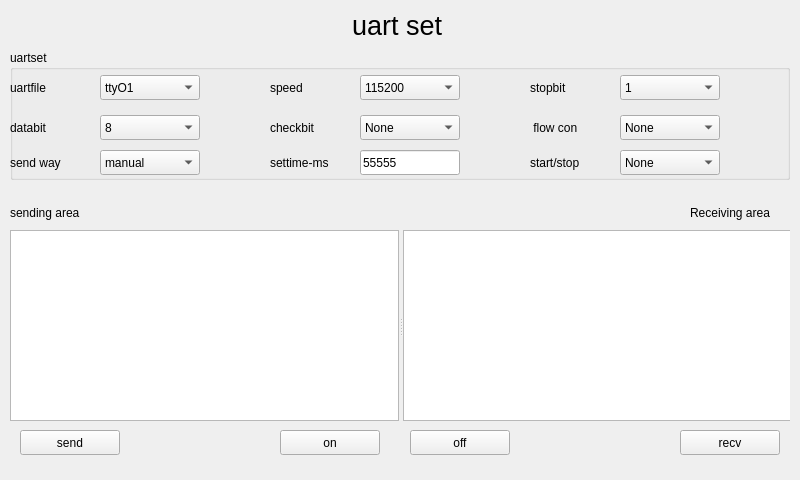
<?xml version="1.0" encoding="UTF-8"?>
<ui version="4.0">
 <class>uart</class>
 <widget class="QWidget" name="uart">
  <property name="geometry">
   <rect>
    <x>0</x>
    <y>0</y>
    <width>800</width>
    <height>480</height>
   </rect>
  </property>
  <property name="windowTitle">
   <string>uart</string>
  </property>
  <widget class="QLabel" name="label">
   <property name="geometry">
    <rect>
     <x>352</x>
     <y>9</y>
     <width>96</width>
     <height>32</height>
    </rect>
   </property>
   <property name="font">
    <font>
     <pointsize>20</pointsize>
    </font>
   </property>
   <property name="text">
    <string>uart set</string>
   </property>
  </widget>
  <widget class="QGroupBox" name="groupBox">
   <property name="geometry">
    <rect>
     <x>10</x>
     <y>50</y>
     <width>780</width>
     <height>130</height>
    </rect>
   </property>
   <property name="title">
    <string>uartset</string>
   </property>
   <widget class="QComboBox" name="uart_file">
    <property name="enabled">
     <bool>true</bool>
    </property>
    <property name="geometry">
     <rect>
      <x>90</x>
      <y>25</y>
      <width>100</width>
      <height>25</height>
     </rect>
    </property>
    <item>
     <property name="text">
      <string>ttyO1</string>
     </property>
    </item>
    <item>
     <property name="text">
      <string>ttyO2</string>
     </property>
    </item>
    <item>
     <property name="text">
      <string>ttyO3</string>
     </property>
    </item>
    <item>
     <property name="text">
      <string>ttyO4</string>
     </property>
    </item>
    <item>
     <property name="text">
      <string>ttyO5</string>
     </property>
    </item>
   </widget>
   <widget class="QComboBox" name="uart_speed">
    <property name="geometry">
     <rect>
      <x>350</x>
      <y>25</y>
      <width>100</width>
      <height>25</height>
     </rect>
    </property>
    <item>
     <property name="text">
      <string>115200</string>
     </property>
    </item>
    <item>
     <property name="text">
      <string>57600</string>
     </property>
    </item>
    <item>
     <property name="text">
      <string>38400</string>
     </property>
    </item>
    <item>
     <property name="text">
      <string>19200</string>
     </property>
    </item>
    <item>
     <property name="text">
      <string>9600</string>
     </property>
    </item>
   </widget>
   <widget class="QLabel" name="label_2">
    <property name="geometry">
     <rect>
      <x>0</x>
      <y>25</y>
      <width>80</width>
      <height>25</height>
     </rect>
    </property>
    <property name="text">
     <string>uartfile</string>
    </property>
   </widget>
   <widget class="QLabel" name="label_3">
    <property name="geometry">
     <rect>
      <x>260</x>
      <y>25</y>
      <width>80</width>
      <height>25</height>
     </rect>
    </property>
    <property name="text">
     <string>speed</string>
    </property>
   </widget>
   <widget class="QLabel" name="label_4">
    <property name="geometry">
     <rect>
      <x>520</x>
      <y>25</y>
      <width>80</width>
      <height>25</height>
     </rect>
    </property>
    <property name="text">
     <string>stopbit</string>
    </property>
   </widget>
   <widget class="QComboBox" name="uart_stopbit">
    <property name="geometry">
     <rect>
      <x>610</x>
      <y>25</y>
      <width>100</width>
      <height>25</height>
     </rect>
    </property>
    <item>
     <property name="text">
      <string>1</string>
     </property>
    </item>
    <item>
     <property name="text">
      <string>2</string>
     </property>
    </item>
   </widget>
   <widget class="QComboBox" name="uart_check_bit">
    <property name="geometry">
     <rect>
      <x>350</x>
      <y>65</y>
      <width>100</width>
      <height>25</height>
     </rect>
    </property>
    <item>
     <property name="text">
      <string>None</string>
     </property>
    </item>
    <item>
     <property name="text">
      <string>1</string>
     </property>
    </item>
    <item>
     <property name="text">
      <string>2</string>
     </property>
    </item>
   </widget>
   <widget class="QLabel" name="label_5">
    <property name="geometry">
     <rect>
      <x>0</x>
      <y>65</y>
      <width>80</width>
      <height>25</height>
     </rect>
    </property>
    <property name="text">
     <string>databit</string>
    </property>
   </widget>
   <widget class="QLabel" name="label_6">
    <property name="geometry">
     <rect>
      <x>260</x>
      <y>65</y>
      <width>80</width>
      <height>25</height>
     </rect>
    </property>
    <property name="text">
     <string>checkbit</string>
    </property>
   </widget>
   <widget class="QLabel" name="label_7">
    <property name="geometry">
     <rect>
      <x>520</x>
      <y>65</y>
      <width>80</width>
      <height>25</height>
     </rect>
    </property>
    <property name="text">
     <string> flow con</string>
    </property>
   </widget>
   <widget class="QComboBox" name="uart_flow_con">
    <property name="geometry">
     <rect>
      <x>610</x>
      <y>65</y>
      <width>100</width>
      <height>25</height>
     </rect>
    </property>
    <item>
     <property name="text">
      <string>None</string>
     </property>
    </item>
    <item>
     <property name="text">
      <string>soft</string>
     </property>
    </item>
    <item>
     <property name="text">
      <string>hardware</string>
     </property>
    </item>
   </widget>
   <widget class="QLabel" name="label_8">
    <property name="enabled">
     <bool>true</bool>
    </property>
    <property name="geometry">
     <rect>
      <x>0</x>
      <y>100</y>
      <width>80</width>
      <height>25</height>
     </rect>
    </property>
    <property name="text">
     <string>send way</string>
    </property>
   </widget>
   <widget class="QLabel" name="label_9">
    <property name="geometry">
     <rect>
      <x>260</x>
      <y>100</y>
      <width>80</width>
      <height>25</height>
     </rect>
    </property>
    <property name="text">
     <string>settime-ms</string>
    </property>
   </widget>
   <widget class="QLabel" name="label_10">
    <property name="geometry">
     <rect>
      <x>520</x>
      <y>100</y>
      <width>80</width>
      <height>25</height>
     </rect>
    </property>
    <property name="text">
     <string>start/stop</string>
    </property>
   </widget>
   <widget class="QLineEdit" name="uart_set_time">
    <property name="geometry">
     <rect>
      <x>350</x>
      <y>100</y>
      <width>100</width>
      <height>25</height>
     </rect>
    </property>
    <property name="text">
     <string>55555</string>
    </property>
   </widget>
   <widget class="QComboBox" name="uart_start_stop">
    <property name="geometry">
     <rect>
      <x>610</x>
      <y>100</y>
      <width>100</width>
      <height>25</height>
     </rect>
    </property>
    <item>
     <property name="text">
      <string>None</string>
     </property>
    </item>
    <item>
     <property name="text">
      <string>start</string>
     </property>
    </item>
    <item>
     <property name="text">
      <string>stop</string>
     </property>
    </item>
   </widget>
   <widget class="QComboBox" name="uart_send_way">
    <property name="geometry">
     <rect>
      <x>90</x>
      <y>100</y>
      <width>100</width>
      <height>25</height>
     </rect>
    </property>
    <item>
     <property name="text">
      <string>manual</string>
     </property>
    </item>
    <item>
     <property name="text">
      <string>auto</string>
     </property>
    </item>
   </widget>
   <widget class="QComboBox" name="uart_data_bit">
    <property name="geometry">
     <rect>
      <x>90</x>
      <y>65</y>
      <width>100</width>
      <height>25</height>
     </rect>
    </property>
    <item>
     <property name="text">
      <string>8</string>
     </property>
    </item>
    <item>
     <property name="text">
      <string>7</string>
     </property>
    </item>
    <item>
     <property name="text">
      <string>6</string>
     </property>
    </item>
    <item>
     <property name="text">
      <string>5</string>
     </property>
    </item>
   </widget>
  </widget>
  <widget class="QSplitter" name="splitter">
   <property name="geometry">
    <rect>
     <x>0</x>
     <y>0</y>
     <width>0</width>
     <height>0</height>
    </rect>
   </property>
   <property name="orientation">
    <enum>Qt::Horizontal</enum>
   </property>
  </widget>
  <widget class="QWidget" name="widget" native="true">
   <property name="geometry">
    <rect>
     <x>10</x>
     <y>200</y>
     <width>780</width>
     <height>261</height>
    </rect>
   </property>
   <widget class="QPushButton" name="uart_send">
    <property name="geometry">
     <rect>
      <x>10</x>
      <y>230</y>
      <width>100</width>
      <height>25</height>
     </rect>
    </property>
    <property name="text">
     <string>send</string>
    </property>
   </widget>
   <widget class="QPushButton" name="uart_recv">
    <property name="geometry">
     <rect>
      <x>670</x>
      <y>230</y>
      <width>100</width>
      <height>25</height>
     </rect>
    </property>
    <property name="text">
     <string>recv</string>
    </property>
   </widget>
   <widget class="QPushButton" name="uart_off">
    <property name="geometry">
     <rect>
      <x>400</x>
      <y>230</y>
      <width>100</width>
      <height>25</height>
     </rect>
    </property>
    <property name="text">
     <string>off</string>
    </property>
   </widget>
   <widget class="QPushButton" name="uatr_on">
    <property name="geometry">
     <rect>
      <x>270</x>
      <y>230</y>
      <width>100</width>
      <height>25</height>
     </rect>
    </property>
    <property name="text">
     <string>on</string>
    </property>
   </widget>
   <widget class="QLabel" name="label_11">
    <property name="geometry">
     <rect>
      <x>0</x>
      <y>0</y>
      <width>100</width>
      <height>25</height>
     </rect>
    </property>
    <property name="text">
     <string>sending area</string>
    </property>
   </widget>
   <widget class="QLabel" name="label_12">
    <property name="geometry">
     <rect>
      <x>680</x>
      <y>0</y>
      <width>100</width>
      <height>25</height>
     </rect>
    </property>
    <property name="text">
     <string>Receiving area</string>
    </property>
   </widget>
   <widget class="QSplitter" name="splitter_2">
    <property name="geometry">
     <rect>
      <x>0</x>
      <y>30</y>
      <width>781</width>
      <height>191</height>
     </rect>
    </property>
    <property name="orientation">
     <enum>Qt::Horizontal</enum>
    </property>
    <widget class="QTextEdit" name="uart_send_text">
     <property name="html">
      <string>&lt;!DOCTYPE HTML PUBLIC &quot;-//W3C//DTD HTML 4.0//EN&quot; &quot;http://www.w3.org/TR/REC-html40/strict.dtd&quot;&gt;
&lt;html&gt;&lt;head&gt;&lt;meta name=&quot;qrichtext&quot; content=&quot;1&quot; /&gt;&lt;style type=&quot;text/css&quot;&gt;
p, li { white-space: pre-wrap; }
&lt;/style&gt;&lt;/head&gt;&lt;body style=&quot; font-family:'Ubuntu'; font-size:11pt; font-weight:400; font-style:normal;&quot;&gt;
&lt;p style=&quot;-qt-paragraph-type:empty; margin-top:0px; margin-bottom:0px; margin-left:0px; margin-right:0px; -qt-block-indent:0; text-indent:0px;&quot;&gt;&lt;br /&gt;&lt;/p&gt;&lt;/body&gt;&lt;/html&gt;</string>
     </property>
    </widget>
    <widget class="QTextEdit" name="uart_recv_text"/>
   </widget>
  </widget>
 </widget>
 <layoutdefault spacing="6" margin="11"/>
 <resources/>
 <connections/>
</ui>
